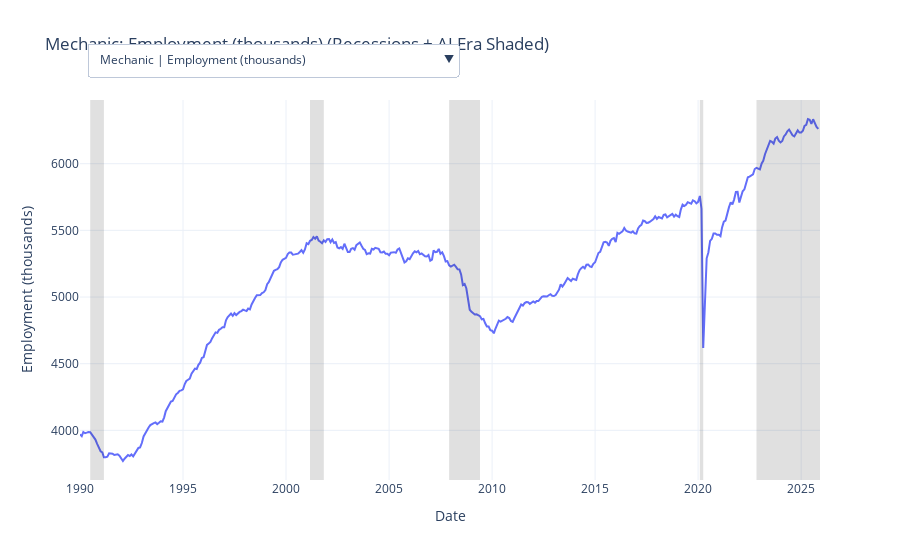

The notebook cell this image was saved under:
### Code cell
import plotly.graph_objects as go

# Uses existing: CAREERS (dict of DataFrames), RECESSIONS (list of (start,end)), AI_START (str like "2022-11-01")
# Assumes each df has a DatetimeIndex and columns:
#   employment_thousands, emp_yoy_pct, wage_roll_std_12

AI_START = "2022-11-01"
AI_START = pd.to_datetime("2022-11-01")

metrics = {
    "Employment (thousands)": ("employment_thousands", "Employment (thousands)"),
    "Employment YoY %": ("emp_yoy_pct", "YoY %"),
    "Wage volatility (12-mo std of MoM %)": ("wage_roll_std_12", "Std dev (12-mo)"),
}

careers = list(CAREERS.keys())
metric_names = list(metrics.keys())

# Figure
fig = go.Figure()
trace_idx = {}  # (career, metric_name) -> index

# Add traces (one per career x metric)
t = 0
for c in careers:
    df = CAREERS[c].sort_index()
    for m in metric_names:
        col, _ylab = metrics[m]
        fig.add_trace(
            go.Scatter(
                x=df.index,
                y=df[col],
                mode="lines",
                name=f"{c} — {m}",
                visible=(c == careers[0] and m == metric_names[0]),
                hovertemplate=(
                    f"<b>{c}</b><br>"
                    "Date: %{x|%Y-%m}<br>"
                    f"{m}: %{{y:.3f}}<extra></extra>"
                ),
            )
        )
        trace_idx[(c, m)] = t
        t += 1

# Shading: recessions + AI era
shapes = []
for start, end in RECESSIONS:
    shapes.append(
        dict(
            type="rect",
            xref="x", yref="paper",
            x0=pd.to_datetime(start), x1=pd.to_datetime(end),
            y0=0, y1=1,
            line=dict(width=0),
            fillcolor="rgba(0,0,0,0.12)",
        )
    )

ai0 = pd.to_datetime(AI_START)
ai1 = max(df.index.max() for df in CAREERS.values())
shapes.append(
    dict(
        type="rect",
        xref="x", yref="paper",
        x0=ai0, x1=ai1,
        y0=0, y1=1,
        line=dict(width=0),
        fillcolor="rgba(0,0,0,0.12)",
    )
)

# Combined dropdown (career | metric)
buttons = []
for c in careers:
    for m in metric_names:
        vis = [False] * len(fig.data)
        vis[trace_idx[(c, m)]] = True
        buttons.append(
            dict(
                label=f"{c} | {m}",
                method="update",
                args=[
                    {"visible": vis},
                    {
                        "title": f"{c}: {m} (Recessions + AI Era Shaded)",
                        "yaxis": {"title": metrics[m][1]},
                    },
                ],
            )
        )

fig.update_layout(
    title=f"{careers[0]}: {metric_names[0]} (Recessions + AI Era Shaded)",
    xaxis_title="Date",
    yaxis_title=metrics[metric_names[0]][1],
    shapes=shapes,
    hovermode="x unified",
    template="plotly_white",
    height=560,
    updatemenus=[
        dict(
            buttons=buttons,
            direction="down",
            x=0.01,
            xanchor="left",
            y=1.15,
            yanchor="top",
            showactive=True,
        )
    ],
)

fig.show()

### Figure 1 — Plotly figure (JSON) as saved in the notebook; plotly's stock layout.template omitted (floating-point values rounded to 4 significant figures; data arrays with more than 128 entries replaced by an {"elided": "..."} marker saying what was removed)
{"data": [{"hovertemplate": "<b>Mechanic</b><br>Date: %{x|%Y-%m}<br>Employment (thousands): %{y:.3f}<extra></extra>", "mode": "lines", "name": "Mechanic — Employment (thousands)", "visible": true, "x": {"elided": "431 str values"}, "y": {"elided": "431 float values"}, "type": "scatter"}, {"hovertemplate": "<b>Mechanic</b><br>Date: %{x|%Y-%m}<br>Employment YoY %: %{y:.3f}<extra></extra>", "mode": "lines", "name": "Mechanic — Employment YoY %", "visible": false, "x": {"elided": "431 str values"}, "y": {"elided": "431 float values"}, "type": "scatter"}, {"hovertemplate": "<b>Mechanic</b><br>Date: %{x|%Y-%m}<br>Wage volatility (12-mo std of MoM %): %{y:.3f}<extra></extra>", "mode": "lines", "name": "Mechanic — Wage volatility (12-mo std of MoM %)", "visible": false, "x": {"elided": "431 str values"}, "y": {"elided": "431 float values"}, "type": "scatter"}, {"hovertemplate": "<b>Software Developer</b><br>Date: %{x|%Y-%m}<br>Employment (thousands): %{y:.3f}<extra></extra>", "mode": "lines", "name": "Software Developer — Employment (thousands)", "visible": false, "x": {"elided": "432 str values"}, "y": {"elided": "432 float values"}, "type": "scatter"}, {"hovertemplate": "<b>Software Developer</b><br>Date: %{x|%Y-%m}<br>Employment YoY %: %{y:.3f}<extra></extra>", "mode": "lines", "name": "Software Developer — Employment YoY %", "visible": false, "x": {"elided": "432 str values"}, "y": {"elided": "432 float values"}, "type": "scatter"}, {"hovertemplate": "<b>Software Developer</b><br>Date: %{x|%Y-%m}<br>Wage volatility (12-mo std of MoM %): %{y:.3f}<extra></extra>", "mode": "lines", "name": "Software Developer — Wage volatility (12-mo std of MoM %)", "visible": false, "x": {"elided": "432 str values"}, "y": {"elided": "432 float values"}, "type": "scatter"}, {"hovertemplate": "<b>Graphic Designer</b><br>Date: %{x|%Y-%m}<br>Employment (thousands): %{y:.3f}<extra></extra>", "mode": "lines", "name": "Graphic Designer — Employment (thousands)", "visible": false, "x": {"elided": "431 str values"}, "y": {"elided": "431 float values"}, "type": "scatter"}, {"hovertemplate": "<b>Graphic Designer</b><br>Date: %{x|%Y-%m}<br>Employment YoY %: %{y:.3f}<extra></extra>", "mode": "lines", "name": "Graphic Designer — Employment YoY %", "visible": false, "x": {"elided": "431 str values"}, "y": {"elided": "431 float values"}, "type": "scatter"}, {"hovertemplate": "<b>Graphic Designer</b><br>Date: %{x|%Y-%m}<br>Wage volatility (12-mo std of MoM %): %{y:.3f}<extra></extra>", "mode": "lines", "name": "Graphic Designer — Wage volatility (12-mo std of MoM %)", "visible": false, "x": {"elided": "431 str values"}, "y": {"elided": "431 float values"}, "type": "scatter"}], "layout": {"title": {"text": "Mechanic: Employment (thousands) (Recessions + AI Era Shaded)"}, "xaxis": {"title": {"text": "Date"}}, "yaxis": {"title": {"text": "Employment (thousands)"}}, "shapes": [{"fillcolor": "rgba(0,0,0,0.12)", "line": {"width": 0}, "type": "rect", "x0": "1990-07-01T00:00:00", "x1": "1991-03-01T00:00:00", "xref": "x", "y0": 0, "y1": 1, "yref": "paper"}, {"fillcolor": "rgba(0,0,0,0.12)", "line": {"width": 0}, "type": "rect", "x0": "2001-03-01T00:00:00", "x1": "2001-11-01T00:00:00", "xref": "x", "y0": 0, "y1": 1, "yref": "paper"}, {"fillcolor": "rgba(0,0,0,0.12)", "line": {"width": 0}, "type": "rect", "x0": "2007-12-01T00:00:00", "x1": "2009-06-01T00:00:00", "xref": "x", "y0": 0, "y1": 1, "yref": "paper"}, {"fillcolor": "rgba(0,0,0,0.12)", "line": {"width": 0}, "type": "rect", "x0": "2020-02-01T00:00:00", "x1": "2020-04-01T00:00:00", "xref": "x", "y0": 0, "y1": 1, "yref": "paper"}, {"fillcolor": "rgba(0,0,0,0.12)", "line": {"width": 0}, "type": "rect", "x0": "2022-11-01T00:00:00", "x1": "2025-12-01T00:00:00", "xref": "x", "y0": 0, "y1": 1, "yref": "paper"}], "hovermode": "x unified", "height": 560, "updatemenus": [{"buttons": [{"args": [{"visible": [true, false, false, false, false, false, false, false, false]}, {"title": "Mechanic: Employment (thousands) (Recessions + AI Era Shaded)", "yaxis": {"title": "Employment (thousands)"}}], "label": "Mechanic | Employment (thousands)", "method": "update"}, {"args": [{"visible": [false, true, false, false, false, false, false, false, false]}, {"title": "Mechanic: Employment YoY % (Recessions + AI Era Shaded)", "yaxis": {"title": "YoY %"}}], "label": "Mechanic | Employment YoY %", "method": "update"}, {"args": [{"visible": [false, false, true, false, false, false, false, false, false]}, {"title": "Mechanic: Wage volatility (12-mo std of MoM %) (Recessions + AI Era Shaded)", "yaxis": {"title": "Std dev (12-mo)"}}], "label": "Mechanic | Wage volatility (12-mo std of MoM %)", "method": "update"}, {"args": [{"visible": [false, false, false, true, false, false, false, false, false]}, {"title": "Software Developer: Employment (thousands) (Recessions + AI Era Shaded)", "yaxis": {"title": "Employment (thousands)"}}], "label": "Software Developer | Employment (thousands)", "method": "update"}, {"args": [{"visible": [false, false, false, false, true, false, false, false, false]}, {"title": "Software Developer: Employment YoY % (Recessions + AI Era Shaded)", "yaxis": {"title": "YoY %"}}], "label": "Software Developer | Employment YoY %", "method": "update"}, {"args": [{"visible": [false, false, false, false, false, true, false, false, false]}, {"title": "Software Developer: Wage volatility (12-mo std of MoM %) (Recessions + AI Era Shaded)", "yaxis": {"title": "Std dev (12-mo)"}}], "label": "Software Developer | Wage volatility (12-mo std of MoM %)", "method": "update"}, {"args": [{"visible": [false, false, false, false, false, false, true, false, false]}, {"title": "Graphic Designer: Employment (thousands) (Recessions + AI Era Shaded)", "yaxis": {"title": "Employment (thousands)"}}], "label": "Graphic Designer | Employment (thousands)", "method": "update"}, {"args": [{"visible": [false, false, false, false, false, false, false, true, false]}, {"title": "Graphic Designer: Employment YoY % (Recessions + AI Era Shaded)", "yaxis": {"title": "YoY %"}}], "label": "Graphic Designer | Employment YoY %", "method": "update"}, {"args": [{"visible": [false, false, false, false, false, false, false, false, true]}, {"title": "Graphic Designer: Wage volatility (12-mo std of MoM %) (Recessions + AI Era Shaded)", "yaxis": {"title": "Std dev (12-mo)"}}], "label": "Graphic Designer | Wage volatility (12-mo std of MoM %)", "method": "update"}], "direction": "down", "showactive": true, "x": 0.01, "xanchor": "left", "y": 1.15, "yanchor": "top"}]}}
